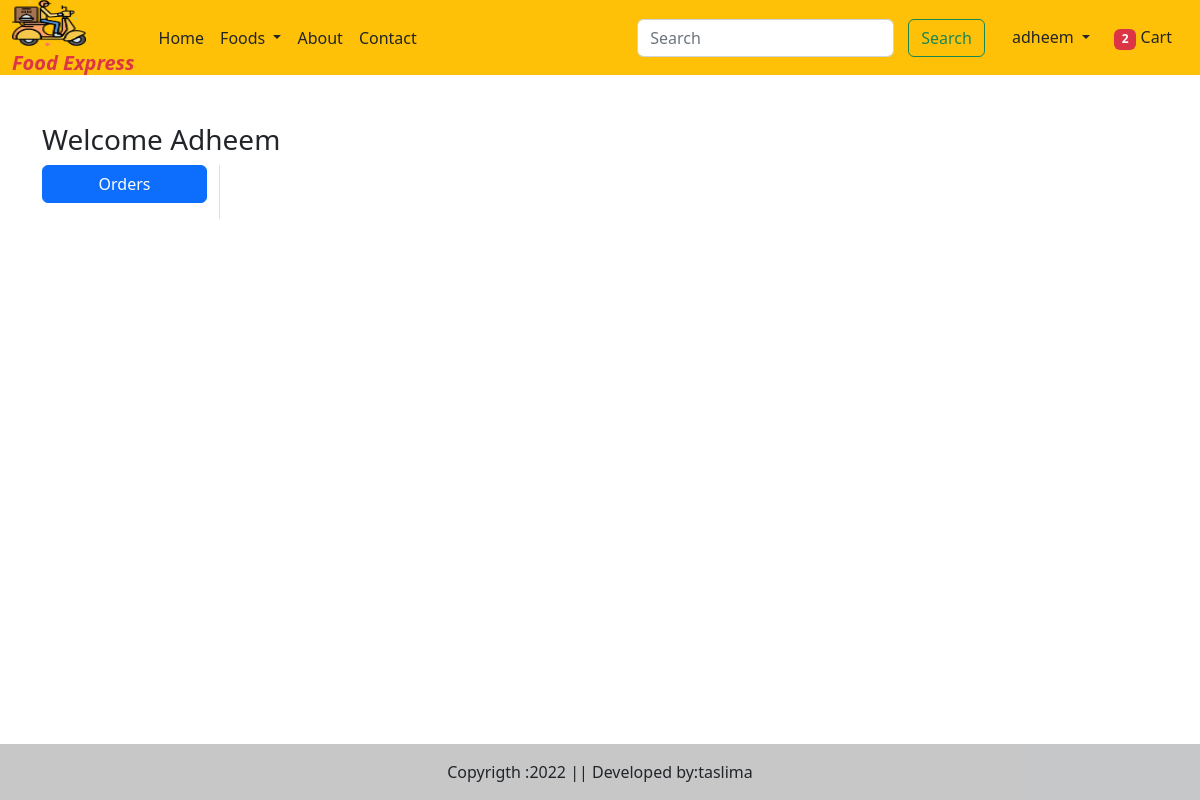
/orders/ (signed in), run on an earlier commit of the app's database.
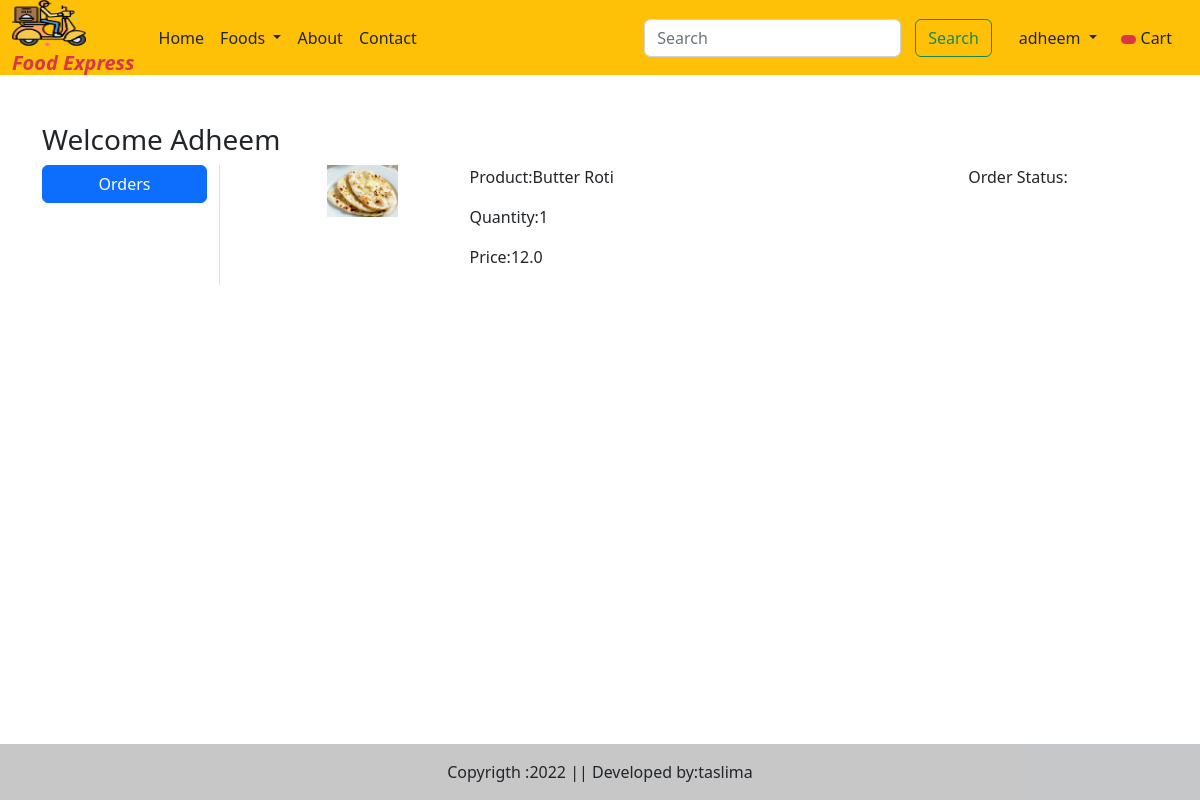
And on a later commit of the database.
### myapp/models.py (models this page shows, shortened)
class OrderPlaced(models.Model):
    user=models.ForeignKey(User,on_delete=models.CASCADE,null=True)
    customer=models.ForeignKey(Customer,on_delete=models.CASCADE,null=True)
    product=models.ForeignKey(Food,on_delete=models.CASCADE,null=True)
    payment=models.ForeignKey(Payment,on_delete=models.CASCADE,null=True)
    quantity=models.PositiveIntegerField(default=1)
    ordered_date=models.DateTimeField(auto_now_add=True)
    status=models.CharField(max_length=50,choices=STATUS_CHOICES)
    @property
    def total_cost(self):
        return self.quantity * self.product.discount_price

class Food(models.Model):
    CATEGORY_CHOICES=(
        ('bi','Biriyani'),
        ('pz','Pizza'),
        ('br','Burger'),
        ('sh','Shawarma'),
        ('ch','Chicken'),
        ('pr','Paratha'),
        ('sw','Sandwich'),
        ('ds','Dosa'),
        ('fr','Fried Rice'),
        ('nd','Noodles'),
        ('md','Mandhi'),
    )
    name=models.CharField(max_length=50)
    category=models.CharField(choices=CATEGORY_CHOICES,max_length=2)
    description=models.TextField()
    active=models.BooleanField()
    price=models.FloatField()
    discount_price=models.FloatField()
    is_veg=models.BooleanField()
    food_image=models.ImageField(upload_to='Dishes')

### myapp/views.py (the view)
# urls.py: path('orders/',views.orders,name='orders'),
def orders(request):
    order_placed=OrderPlaced.objects.filter(user=request.user)
    if request.user.is_authenticated:
        totalitem=len(Cart.objects.filter(user=request.user))
    return render(request,'orders.html',locals())

### myapp/templates/orders.html (shortened to what this page needs)
{% extends 'base.html' %}
{% load static %}
{% block main-content %}
<div class="container my-5">
    <div class="row">
        <h3>Welcome <span class="text-capitalize">{{request.user}}</span></h3>
        <div class="col-sm-2 border-end">
            <ul class="list-unstyled">
                <li class="d-grid">
                    <a href="{% url 'orders' %}" class="btn btn-primary">Orders</a>
                </li>
            </ul>
        </div>
        <div class="col-sm-9 offset-sm-1">
            {% for op in order_placed %}
            <div class="row">
                <div class="col-sm-2">
                    <img src="{{op.product.food_image.url}}" alt="" class="img-fluid" height="100" width="100">
                </div>
                <div class="col-sm-7">
                    <p>Product:{{op.product.name}}</p>
                    <p>Quantity:{{op.quantity}}</p>
                    <p>Price:{{op.total_cost}}</p>
                </div>
                <div class="col-sm-3">
                    <p>Order Status:{{op.status}}</p>
                </div>
            </div>
            {% endfor %}
        </div>
    </div>
</div>
{% endblock main-content %}

### myapp/templates/base.html (shortened to what this page needs)
<!DOCTYPE html>
{% load static %}
<html lang="en">
<head>
    <link href="https://cdn.jsdelivr.net/npm/bootstrap@5.2.3/dist/css/bootstrap.min.css" rel="stylesheet">
    <link rel="stylesheet" href="{% static 'css/owl.carousel.min.css' %}">
    <link rel="stylesheet" href="{% static 'css/all.min.css' %}">
    <link rel="stylesheet" href="{% static 'css/style.css' %}">
</head>
<body>
    <nav class="navbar navbar-expand-lg bg-warning ">
        <div class="container-fluid">
          <a class="navbar-brand" href="#">
            <img src="{% static '/images/logo.png' %}" width="70" height="50"><br>
           <span class="text-danger lh-1 fs-8 text fst-italic fw-bold" > Food Express</span>
          </a>
          <div class="collapse navbar-collapse" id="navbarSupportedContent">
            <ul class="navbar-nav me-auto mb-2 mb-lg-0">
              <li class="nav-item">
                <a class="nav-link text-dark active" aria-current="page" href="/">Home</a>
              </li>
              <li class="nav-item dropdown">
                <a class="nav-link dropdown-toggle text-dark" href="#" role="button" data-bs-toggle="dropdown" aria-expanded="false">
               Foods
                </a>
              </li>
              <li class="nav-item">
                <a class="nav-link text-dark" href="{% url 'about' %}">About</a>
              </li>
              <li class="nav-item">
                <a class="nav-link text-dark" href="{% url 'contact' %}">Contact</a>
              </li>
            </ul>
            <form class="d-flex" role="search" action="/search">
              <input class="form-control me-2" type="search" placeholder="Search" aria-label="Search" name="search">
              <button class="btn btn-outline-success" type="submit">Search</button>
            </form>
          </div>
          <ul class="navbar-nav me-auto mb-2 mb-lg-0">
            {% if request.user.is_authenticated %}
            <li class="nav-item dropdown">
              <a class="nav-link dropdown-toggle text-dark" id="profileDropdown" href="#" role="button" data-bs-toggle="dropdown" aria-expanded="false">
          {{request.user}}
              </a>
            </li> </li>
            <li class="nav-item mx-2">
              <a href="{% url 'cart'  %}" class="nav-link text-dark">
                <span class="badge bg-danger">
                {% if totalitem > 0 %}
                {{totalitem}}
                {% endif %}</span>
                Cart</a>
          {% endif %}
          </ul>
        </div>
      </nav>
 {% block main-content %}{% endblock main-content %}
 <br>
 <br>
 <footer  class="bg-light text-center text-lg-start fixed-bottom" >
  <div class="text-center p-3" style="background-color: rgba(0, 0, 0, 0.2);">
    Copyrigth :2022 || Developed by:taslima
  </div>
 </footer>
</body>
</html>

What changed in the data, as far as the page shows it:
added OrderPlaced: product.food_image (picture), product.name "Butter Roti", quantity "1", total_cost "12.0"
Also different on the page:
{{ totalitem }}: "2" → (not shown)
